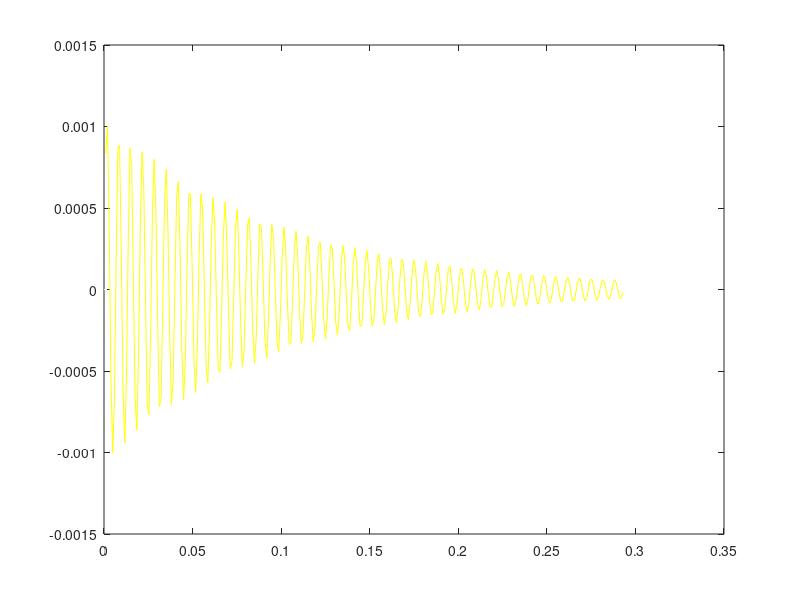
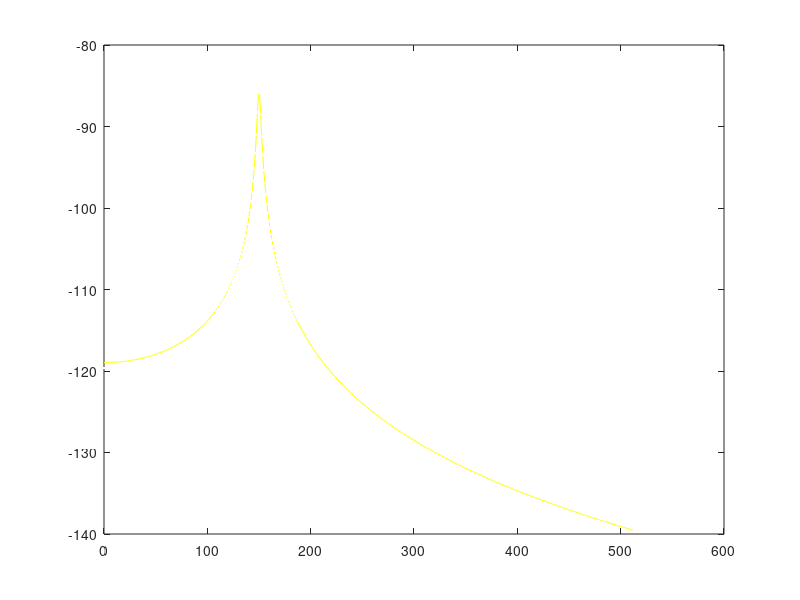
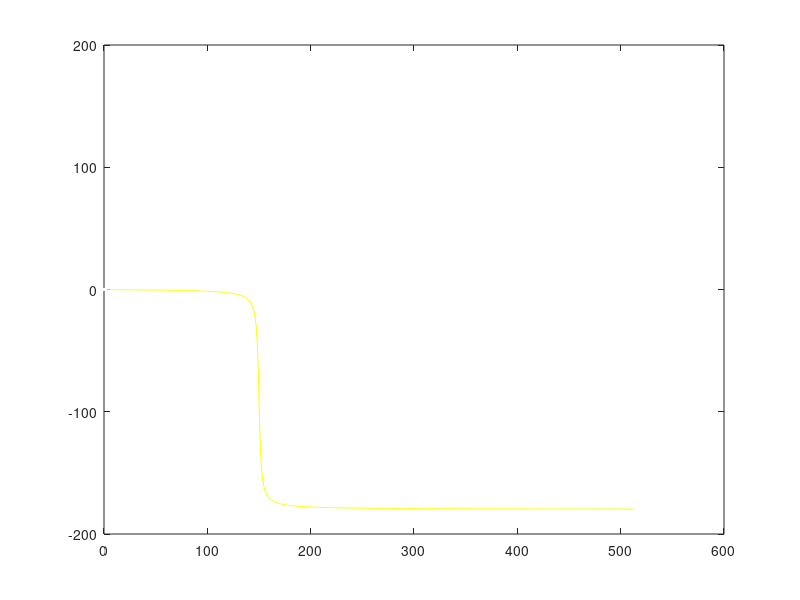

Recreate these plots in MATLAB, in order.
% 1 conjg poles pair
j=sqrt(-1);
fs=1024;
T=1./fs;

fp1=150;
sigp1=-10;

sp1=sigp1+j.*2.*pi.*fp1;
sp1c=sigp1-j.*2.*pi.*fp1;

zp1=exp(sp1.*T);
zp1c=exp(sp1c.*T);

% impulse responses

As = 1 ./ (sp1-sp1c);
%Az = 1 ./ (zp1-zp1c); same as s with scaling!

n=1:300;
ta=n.*T;
hs=As*exp(sp1.*n.*T)-As*exp(sp1c.*n.*T);
hz=As*(zp1.^(n-1))-As*(zp1c.^(n-1));

figure(1);
plot(ta,real(hz),'w.');
hold
plot(ta,real(hs),'y');
hold;

% system frequency responses

ifs=0:fs/1000:fs/2;
s=0+j.*2.*pi.*ifs;
z=exp(s.*T);

hw=1./((s-sp1).*(s-sp1c));
hwzc=( T.*(zp1-zp1c)./(sp1-sp1c) )./( (z-zp1).*(z-zp1c) );

figure(2);
plot(ifs,20.*log10(abs(hw)),'y');
hold;
plot(ifs,20.*log10(abs(hwzc)),'w.');
hold;

figure(3);
plot(ifs,57.296.*(angle(hw)),'y');
hold;
plot(ifs,57.296.*(angle(hwzc)),'w.');
hold;

% plot data to disk for Stanford Graphics

rowcol = [500 ; 5];
resp = [ifs; 20.*log10(abs(hw)); 57.296.*angle(hw); 20.*log10(abs(hwzc)); 57.296.*angle(hwzc)];
fd = fopen('z2resp.dat','wt');
fprintf(fd,'%d\t%d\n',rowcol);
fprintf(fd,'%e\t%e\t%e\t%e\t%e\n',resp);
fclose(fd);
